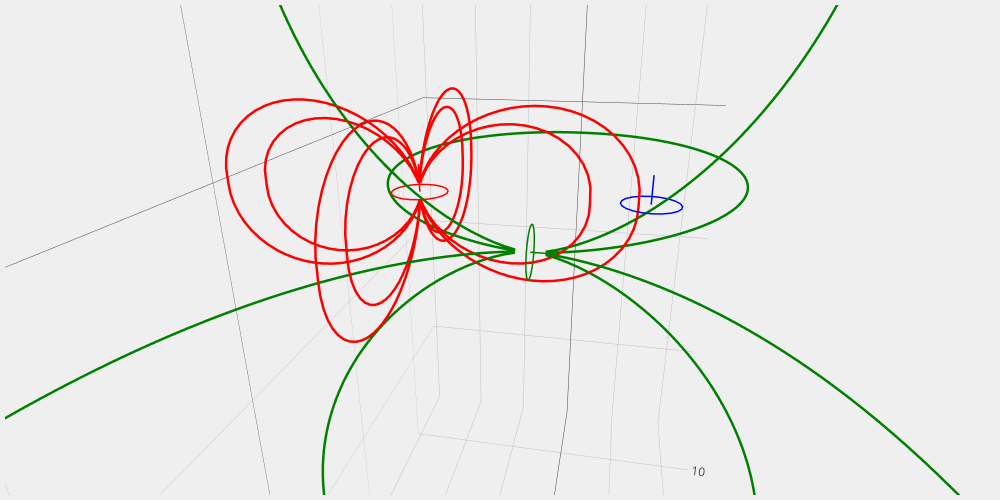

Notebook cell for this chart:
### Markdown cell above
## Plotting code
* Loop 1 (red) for transmitter, Loop 2 (green) for target, Loop 3 (blue) for recevier
* Wire paths of Loop 1, 2 & 3 and the normals (dipole direction) defined by inc and dec
* Magnetic field lines around the dipole from Loop 1 (primary field) and Loop 2 (secondary field)
* Choose what to plot: disable the loops you do not want to see
* X for Easting, Y for Northing, Z for Elevation

### Code cell
# <<< Control Parameters: Change these numbers to visualize different scenarios 
loopRadius = 0.5 # <<< radius of loop wires
stepSize = 0.2 # <<< length of line segments for plotting lines
nazimuth = 4 # <<< number of azimuths for plotting field lines

# define Loop 1 parameters
x1, y1, z1 = -2.0, 0.0, 0.0 # <<< location
dec1, inc1 = 0.0, -90.0 # <<< declination & inclination in degree
line1Radii = [3.0, 3.8] # <<< field lines are everywhere in space but we only plot a few layers specified by radii
enabled1 = True # <<< True or False to turn on or off the display of Loop 1

# define Loop 2 parameters
x2, y2, z2 = 0.0, 0.0, -1.0 # <<< location
dec2, inc2 = 90.0, 0.0 # <<< declination & inclination in degree
line2Radii = [12.0] # <<< field lines are everywhere in space but we only plot a few layers specified by radii
enabled2 = True # <<< True or False to turn on or off the display of Loop 2

# define Loop 3 parameters
x3, y3, z3 = 2.0, 0.0, 0.0 # <<< location
dec3, inc3 = 0.0, -90.0 # <<< declination & inclination in degree
enabled3 = True # <<< True or False to turn on or off the display of Loop 3


# Plotting Commands Below

# get line path for the 3 loops
loopx1, loopy1, loopz1 = MagneticDipoleLoop((x1,y1,z1),dec1,inc1,loopRadius)
loopx2, loopy2, loopz2 = MagneticDipoleLoop((x2,y2,z2),dec2,inc2,loopRadius)
loopx3, loopy3, loopz3 = MagneticDipoleLoop((x3,y3,z3),dec3,inc3,loopRadius)

# get line path for the field lines of loop 1 and 2
linex1, liney1, linez1 = MagneticDipoleLine((x1,y1,z1),dec1,inc1,line1Radii,nazimuth,stepSize)
linex2, liney2, linez2 = MagneticDipoleLine((x2,y2,z2),dec2,inc2,line2Radii,nazimuth,stepSize)

# create plot
data = []
if enabled1:
    for xx,yy,zz in zip(loopx1,loopy1,loopz1):
        data.append(go.Scatter3d(x=xx, y=yy, z=zz, mode='lines', line=dict(color='red',width=3)))
    for xx,yy,zz in zip(linex1,liney1,linez1):
        data.append(go.Scatter3d(x=xx, y=yy, z=zz, mode='lines', line=dict(color='red',width=5)))
if enabled2:
    for xx,yy,zz in zip(loopx2,loopy2,loopz2):
        data.append(go.Scatter3d(x=xx, y=yy, z=zz, mode='lines', line=dict(color='green',width=3)))
    for xx,yy,zz in zip(linex2,liney2,linez2):
        data.append(go.Scatter3d(x=xx, y=yy, z=zz, mode='lines', line=dict(color='green',width=5)))
if enabled3:
    for xx,yy,zz in zip(loopx3,loopy3,loopz3):
        data.append(go.Scatter3d(x=xx, y=yy, z=zz, mode='lines', line=dict(color='blue',width=3)))
layout = dict(width=1000, height=500, autosize=False, showlegend=False, 
              margin=go.layout.Margin(l=5,r=5,b=5,t=5,pad=4),paper_bgcolor='#efefef',
              scene = dict(aspectmode = 'data', aspectratio = dict(x=1, y=1, z=1),
                      camera = dict(up=dict(x=0,y=0,z=1),center=dict(x=0,y=0,z=0),eye=dict(x=0.1,y=-0.5,z=0.2)))
             )
fig = dict(data=data, layout=layout)
iplot(fig)
